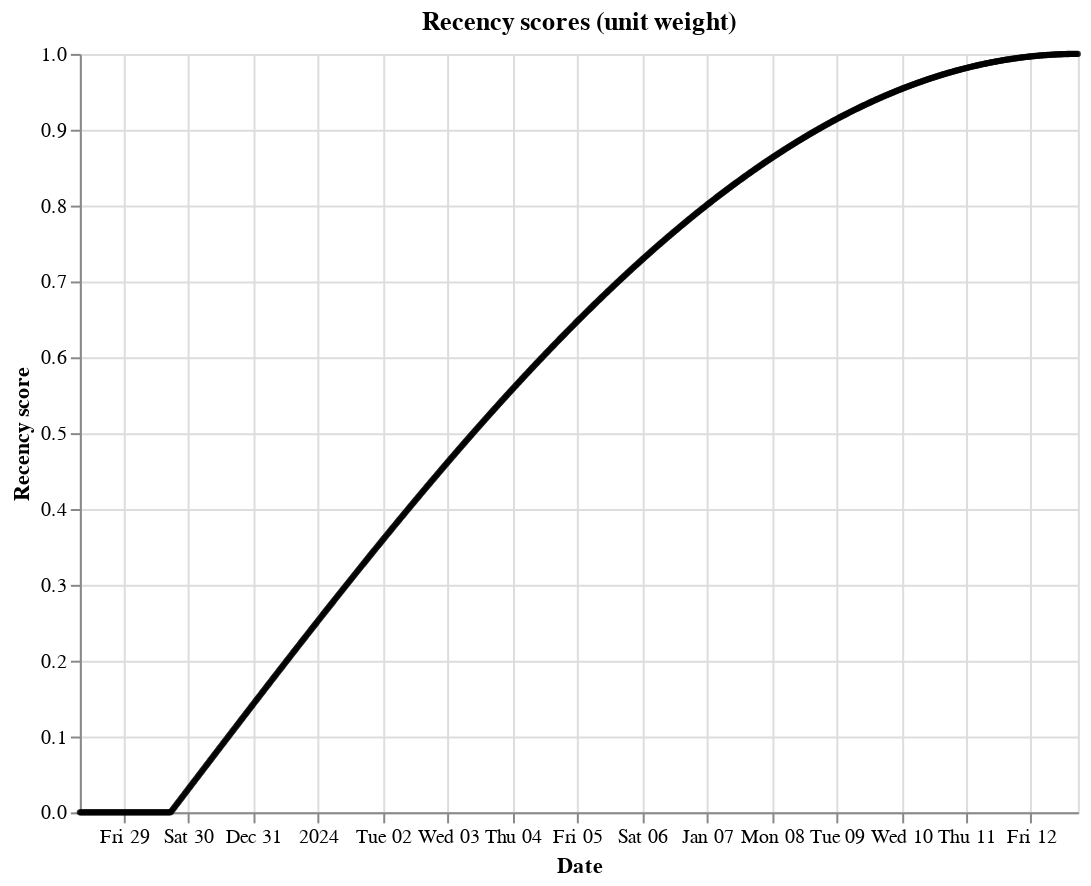

The code cell stored with this chart in its notebook:
### Markdown cell above
In order to grasp how recency work, we can plot the curve. It shows the recency score of objects based on their creation date

### Code cell
recency_plotter = RecencyPlotter(recency_space)
chart = recency_plotter.plot_recency_curve()
chart

### Figure 1 — Vega-Lite specification as saved in the notebook (floating-point values rounded to 4 significant figures; data arrays with more than 128 entries replaced by an {"elided": "..."} marker saying what was removed)
{"config": {"view": {"continuousWidth": 300, "continuousHeight": 300}}, "data": {"name": "data-243a5682aa49d267f29bf41b7f6c27a6"}, "mark": {"type": "point", "color": "black", "filled": true, "size": 10}, "encoding": {"tooltip": [{"field": "date", "type": "temporal"}], "x": {"field": "date", "title": "Date", "type": "temporal"}, "y": {"field": "score", "title": "Recency score", "type": "quantitative"}}, "height": 380, "title": "Recency scores (unit weight)", "width": 500, "$schema": "https://vega.github.io/schema/vega-lite/v5.16.3.json", "datasets": {"data-243a5682aa49d267f29bf41b7f6c27a6": {"elided": "1000 records"}}}
